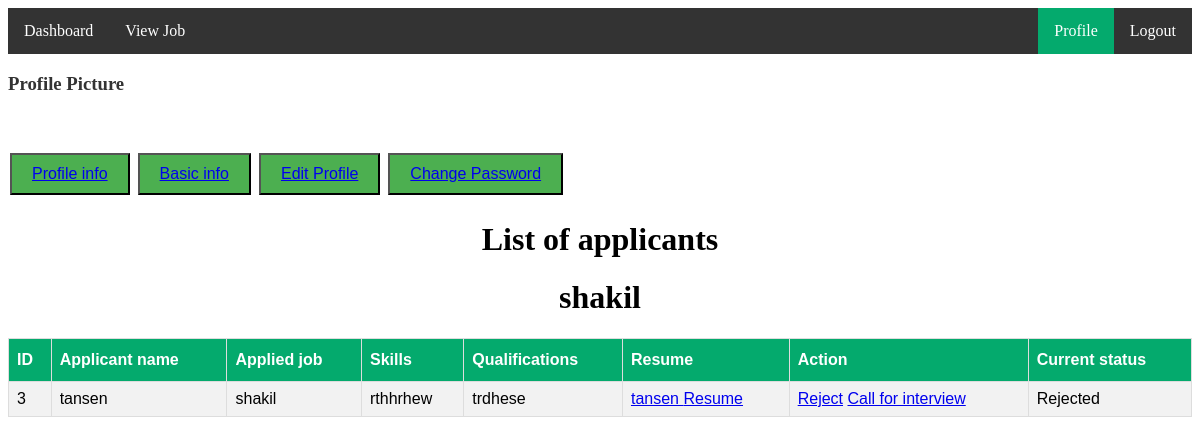
The page /applicants/2 on the database as committed earlier.
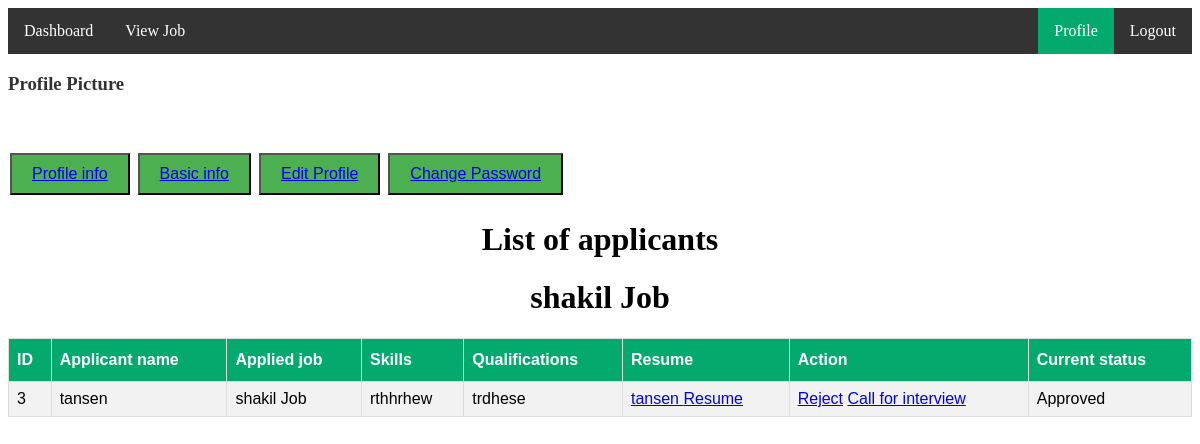
The same page on the database as committed later.
### jobApp/models.py (models this page shows, shortened)
class JobModel(models.Model):
    job_title=models.CharField(max_length=100)
    company_description=models.TextField()
    company_logo=models.ImageField(upload_to='media/company_logo')
    company_name=models.CharField(max_length=100)
    company_location=models.TextField()
    qualifications=models.CharField(max_length=100)
    deadline=models.DateField()
    salary=models.CharField(max_length=100)
    created_by=models.ForeignKey(CustomUserModel,on_delete=models.CASCADE)

class ApplyJobModel(models.Model):
    applicant=models.ForeignKey(CustomUserModel,on_delete=models.CASCADE,related_name='applicantinfo')
    applied_job=models.ForeignKey(JobModel,on_delete=models.CASCADE)
    skills=models.CharField(max_length=100)
    resume = models.FileField(upload_to='media/seeker_resume')
    seeker_profile_pic = models.ImageField(upload_to='media/seeker_profile_pic')
    qualifications = models.TextField()
    status=models.CharField(max_length=100, default="Pending")

class CustomUserModel(AbstractUser):
    USER_TYPE={
        ('seeker','Job Seeker'),
        ('recruiter','Job Recruiter'),
    }
    user_type=models.CharField(choices=USER_TYPE,max_length=100)
    city=models.CharField(max_length=100)
    GENDER={
        ('male','Male'),
        ('female','Female'),
        ('others','Others'),
    }
    gender=models.CharField(choices=GENDER,max_length=100)
    profile_picture=models.ImageField(upload_to='media/profile_picture')
    father_name=models.CharField(max_length=100)
    mother_name=models.CharField(max_length=100)
    hobby=models.CharField(max_length=100)
    def __str__(self):
        return self.username

### jobProject/views.py (the view)
# urls.py: path('applicants/<str:jobid>',applicants,name='applicants'),
def applicants(request,jobid):
    job=JobModel.objects.get(id=jobid)
    applicants=ApplyJobModel.objects.filter(applied_job=job)
    jobDict={
        'applicants':applicants,
        'job':job,
    }
    return render(request,'recruiter/applicants.html',jobDict)

### templates/recruiter/applicants.html (shortened to what this page needs)
{% extends 'profile/baseprofile.html' %}
{% block proinfo %}
<!DOCTYPE html>
<html>
<head>
</head>
<body>
<h1 style="text-align: center;">List of applicants</h1>
<h1 style="text-align: center;">{{job.job_title}}</h1>
<table id="customers">
  <tr>
    <th>ID</th>
    <th>Applicant name</th>
    <th>Applied job</th>
    <th>Skills</th>
    <th>Qualifications</th>
    <th>Resume</th>
    <th>Action</th>
    <th>Current status</th>
  </tr>
  {% for i in applicants %}
  <tr>
      <td>{{i.id}}</td>
      <td>{{i.applicant}}</td>
      <td>{{i.applied_job.job_title}}</td>
      <td>{{i.skills}}</td>
      <td>{{i.qualifications}}</td>
      <td><a href="{{i.resume.url}}" target="_blank">{{i.applicant}} Resume</a></td>
      <td>
        <a href="{% url 'jobreject' i.id %}">Reject</a>
        <a href="{% url 'jobcallinterview' i.id %}">Call for interview</a>
      </td>
      <td>{{i.status}}</td>
    </tr>
    {% endfor %}
</table>
</body>
</html>
{% endblock proinfo %}

Rows that differ between the two databases and show on the page:
changed JobModel: job_title "shakil" → "shakil Job"
changed ApplyJobModel "rthhrhew": applied_job.job_title "shakil" → "shakil Job"; status "Rejected" → "Approved"
